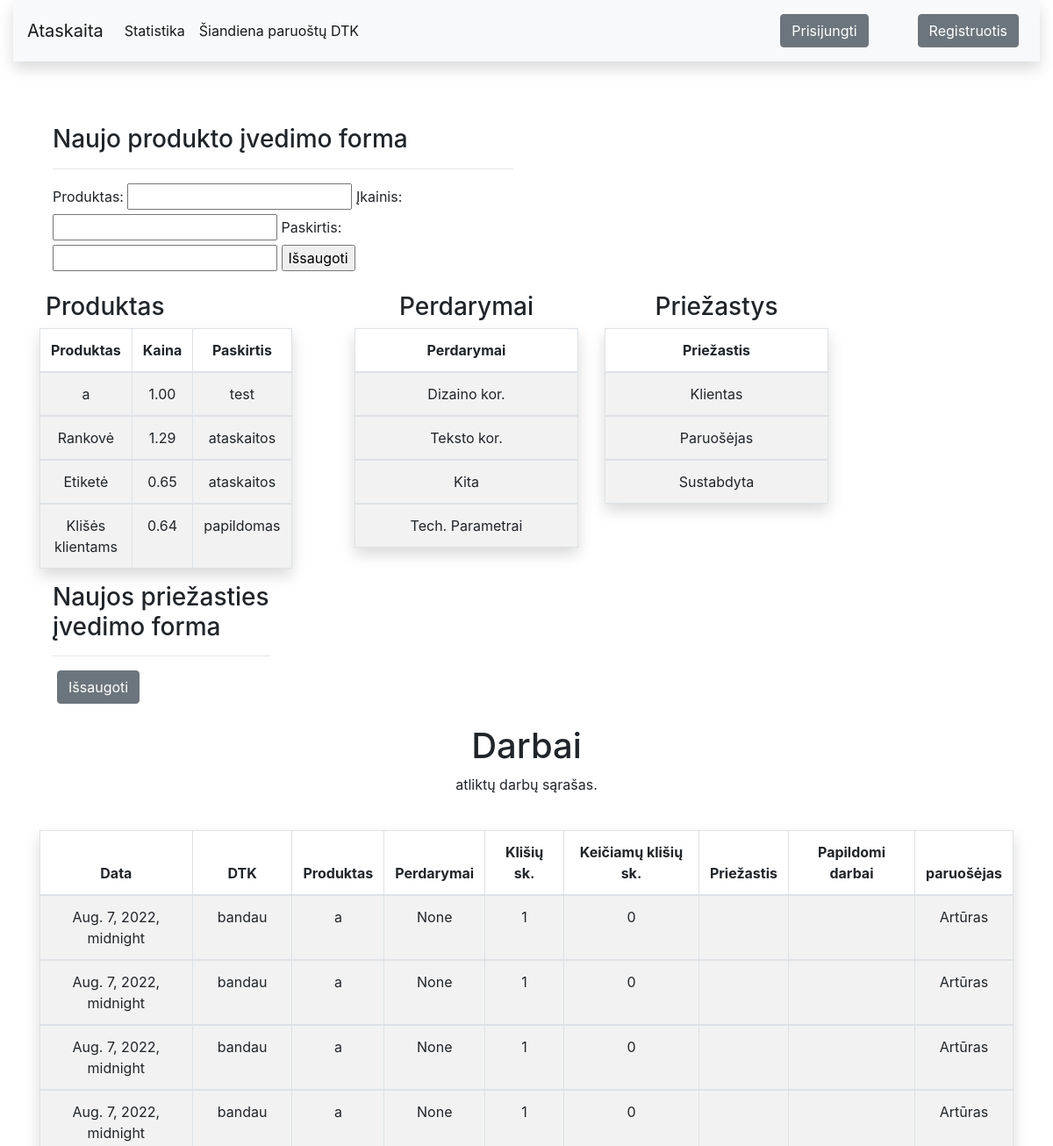
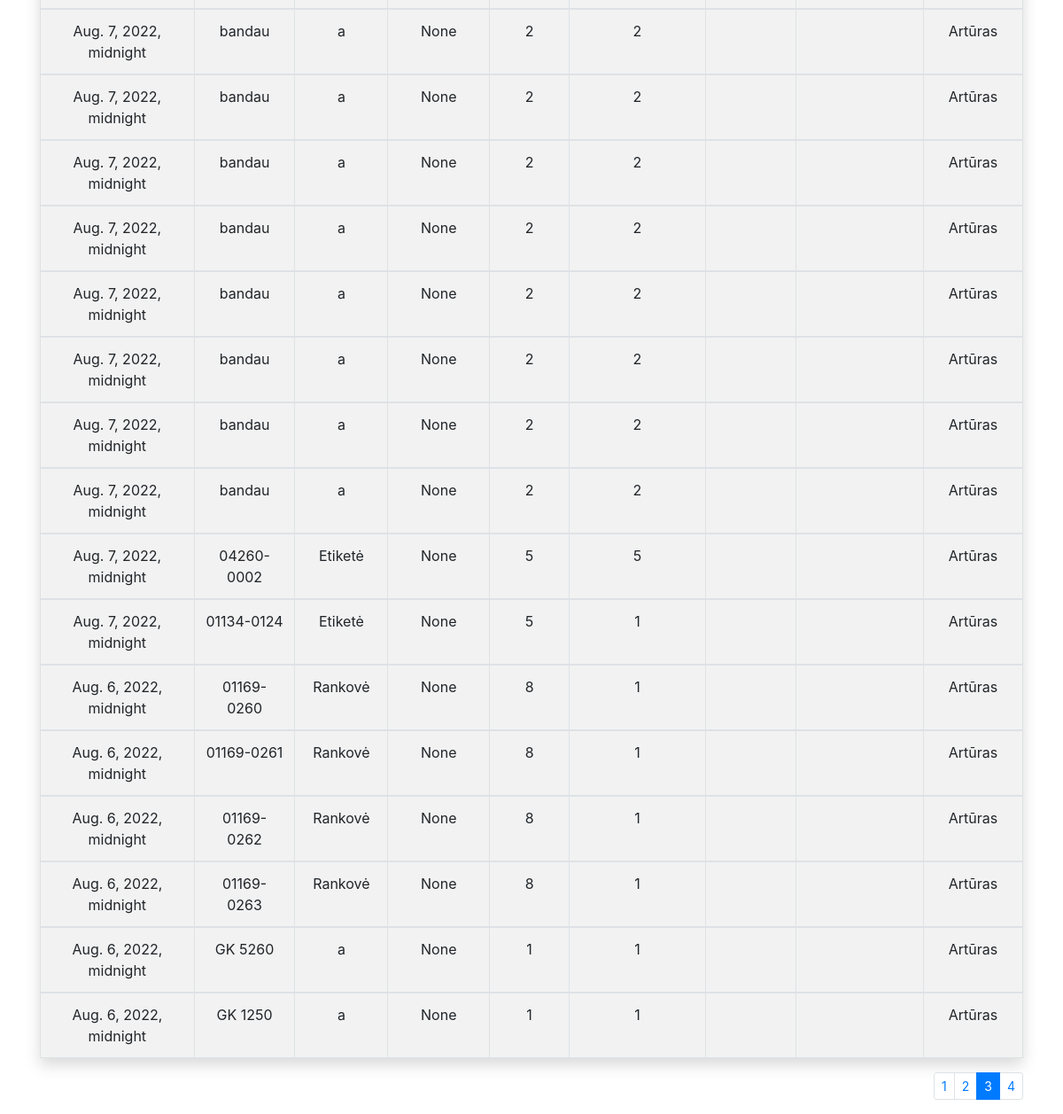
Screenshot of /ataskaitos/master/?page=3 with the database file from the repository (2 pictures, top to bottom).
### ataskaitos/models.py (models this page shows, shortened)
class Product(models.Model):
    product_name = models.CharField('Produktas', max_length=50)
    price = models.DecimalField('Įkainis', max_digits=10, decimal_places=2)
    purpose = models.CharField('paskirtis', max_length=50, null=True, blank=True)
    def __str__(self):
       return str(self.product_name)

class Remake(models.Model):
    remakes = models.CharField('Perdarymai', max_length=50)

class Reason(models.Model):
    reasons = models.CharField('Priežastys', max_length=50)

class Report(models.Model):
    date_field = models.DateTimeField('Data', default=datetime.now)
    dtk_nr = models.CharField('DTK Nr.', max_length=10)
    product_name = models.ForeignKey(Product, help_text='Pasirinkite produktą', on_delete=models.SET_NULL, null=True)
    remakes = models.ForeignKey(Remake, help_text='Pasirinkite perdarimo priežastis', on_delete=models.CASCADE, null=True, blank=True)
    number_of_plates = models.PositiveIntegerField('Klišių sk.')
    number_of_new_plates = models.PositiveIntegerField('Keičiamų klišių sk.')
    reasons = models.ForeignKey(Reason, help_text='Pasirinkite korekcijos tipą', on_delete=models.SET_NULL, null=True, blank=True)
    notes = models.TextField('Pastabos', max_length=1000, help_text='Papildomi dabai', blank=True)
    user = models.ForeignKey(User, on_delete=models.CASCADE, null=True)

### ataskaitos/views.py (the view)
# urls.py: path('master/', views.master, name='master' ),
def master(request):
    form=ProductForm()
    if request.method == 'POST':
        form = ProductForm(request.POST)
        if form.is_valid():
            form.save()
    master = Product.objects.all()
    reason = Reason.objects.all()
    remake = Remake.objects.all()
    paginator = Paginator(Report.objects.order_by('-date_field'), 20)
    page_number = request.GET.get('page')
    paged_reports = paginator.get_page(page_number)
    context={
        'form':form,
        'master':master,
        'report':paged_reports,
        'reason':reason,
        'remake':remake,
        }
    return render(request, 'master.html', context=context)

### ataskaitos/forms.py
class ProductForm(ModelForm):
    class Meta:
        model = Product
        fields = '__all__'

### ataskaitos/templates/master.html (shortened to what this page needs)
{% extends "base.html" %}
{% block content %}
<br>
<div class="container">
    <div class="col-md-6">
    <h3>Naujo produkto įvedimo forma</h3>
    <hr>
    <form action="" method=POST>
        {{form}}
        <input type = "submit" value = "Išsaugoti" >
    </form>
    </div>
    <br>
    <div class="row">
        <div>
            <div class="col-md-6 text-center">
                <h3>Produktas</h3>
                <table class="table text-center table-striped table-bordered table-hover shadow">
                    <thead>
                        <tr>
                            <th>Produktas</th>
                            <th>Kaina</th>
                            <th>Paskirtis</th>
                        </tr>
                    </thead>
                {% for i in master %}
                    <tbody>
                        <tr>
                            <td>{{i.product_name}}</td>
                            <td>{{i.price}}</td>
                            <td>{{i.purpose}}</td>
                        </tr>
                    </tbody>
                {% endfor %}
                </table>
            </div>
        </div>
        <div class="col-md-3 text-center">
            <h3>Perdarymai</h3>
            <table class="table text-center table-striped table-bordered table-hover shadow">
            <thead>
                <tr>
                    <th>Perdarymai</th>
                </tr>
            </thead>
            {% for i in remake %}
            <tbody>
                <tr>
                    <td>{{i.remakes}}</td>
                </tr>
            </tbody>
            {% endfor %}
            </table>
        </div>
        <div class="col-md-3 text-center">
            <h3>Priežastys</h3>
            <table class=" table text-center table-striped table-bordered table-hover shadow">
            <thead>
                <tr>
                    <th>Priežastis</th>
                </tr>
            </thead>
            {% for i in reason %}
            <tbody>
                <tr>
                    <td>{{i.reasons}}</td>
                </tr>
            </tbody>
            {% endfor %}
            </table>
        </div>
    </div>
        <div class="col-md-3">
            <h3>Naujos priežasties įvedimo forma</h3>
            <hr>
            <form  class="form-inline" action="" method=POST>
                <div class="form-row">
                    <div class="col">{{ form.reasons }}</div>
                    <input type = "submit" value = "Išsaugoti" class = "btn btn-secondary">
                </div>
            </form>
        </div>
<br>
<div class="text-center">
    <h1>Darbai</h1>
  <p>atliktų darbų sąrašas.</p>
</div>
<br>
<div>
    <table class="table text-center table-striped table-bordered table-hover shadow">
        <thead>
            <tr>
                <th>Data</th>
                <th>DTK</th>
                <th>Produktas</th>
                <th>Perdarymai</th>
                <th>Klišių sk.</th>
                <th>Keičiamų klišių sk.</th>
                <th>Priežastis</th>
                <th>Papildomi darbai</th>
                <th>paruošėjas</th>
            </tr>
        </thead>
        {% for a in report %}
        <tbody>
            <tr>
                <td>{{a.date_field}}</td>
                <td>{{a.dtk_nr}}</td>
                <td>{{a.product_name}}</td>
                <td>{{a.remakes}}</td>
                <td>{{a.number_of_plates}}</td>
                <td>{{a.number_of_new_plates}}</td>
                <td>{{a.reason}}</td>
                <td>{{a.notes}}</td>
                <td>{{a.user}}</td>
            </tr>
        </tbody>
        {% endfor %}
        </table>
</div>
<div class="puslapiai">
    <nav aria-label="...">
        {% if report.has_other_pages %}
            <ul class="pagination pagination-sm justify-content-end">
                {% for i in report.paginator.page_range %}
                    {% if report.number == i %}
                        <li class="page-item active">
                            <a class="page-link" href">{{ i }}</a>
                        </li>
                    {% else %}
                        <li class="page-item">
                            <a class="page-link" href="?page={{ i }}">{{ i }}</a>
                        </li>
                    {% endif %}
                {% endfor %}
            </ul>
        {% endif %}
    </nav>
</div>
</div>
{% endblock %}

### rows the page displays
Product: product_name "a", price "1.00", purpose "test"
Product: product_name "Rankovė", price "1.29", purpose "ataskaitos"
Product: product_name "Etiketė", price "0.65", purpose "ataskaitos"
Product: product_name "Klišės klientams", price "0.64", purpose "papildomas"
Remake: remakes "Dizaino kor."
Remake: remakes "Teksto kor."
Remake: remakes "Kita"
Remake: remakes "Tech. Parametrai"
Reason: reasons "Klientas"
Reason: reasons "Paruošėjas"
Reason: reasons "Sustabdyta"
Report: date_field "Aug. 7, 2022, midnight", dtk_nr "bandau", product_name "a", remakes "None", number_of_plates "1", number_of_new_plates "0", user "Artūras"
Report: date_field "Aug. 7, 2022, midnight", dtk_nr "bandau", product_name "a", remakes "None", number_of_plates "1", number_of_new_plates "0", user "Artūras"
Report: date_field "Aug. 7, 2022, midnight", dtk_nr "bandau", product_name "a", remakes "None", number_of_plates "1", number_of_new_plates "0", user "Artūras"
Report: date_field "Aug. 7, 2022, midnight", dtk_nr "bandau", product_name "a", remakes "None", number_of_plates "1", number_of_new_plates "0", user "Artūras"
Report: date_field "Aug. 7, 2022, midnight", dtk_nr "bandau", product_name "a", remakes "None", number_of_plates "2", number_of_new_plates "2", user "Artūras"
Report: date_field "Aug. 7, 2022, midnight", dtk_nr "bandau", product_name "a", remakes "None", number_of_plates "2", number_of_new_plates "2", user "Artūras"
Report: date_field "Aug. 7, 2022, midnight", dtk_nr "bandau", product_name "a", remakes "None", number_of_plates "2", number_of_new_plates "2", user "Artūras"
Report: date_field "Aug. 7, 2022, midnight", dtk_nr "bandau", product_name "a", remakes "None", number_of_plates "2", number_of_new_plates "2", user "Artūras"
Report: date_field "Aug. 7, 2022, midnight", dtk_nr "bandau", product_name "a", remakes "None", number_of_plates "2", number_of_new_plates "2", user "Artūras"
Report: date_field "Aug. 7, 2022, midnight", dtk_nr "bandau", product_name "a", remakes "None", number_of_plates "2", number_of_new_plates "2", user "Artūras"
Report: date_field "Aug. 7, 2022, midnight", dtk_nr "bandau", product_name "a", remakes "None", number_of_plates "2", number_of_new_plates "2", user "Artūras"
Report: date_field "Aug. 7, 2022, midnight", dtk_nr "bandau", product_name "a", remakes "None", number_of_plates "2", number_of_new_plates "2", user "Artūras"
Report: date_field "Aug. 7, 2022, midnight", dtk_nr "04260-0002", product_name "Etiketė", remakes "None", number_of_plates "5", number_of_new_plates "5", user "Artūras"
Report: date_field "Aug. 7, 2022, midnight", dtk_nr "01134-0124", product_name "Etiketė", remakes "None", number_of_plates "5", number_of_new_plates "1", user "Artūras"
Report: date_field "Aug. 6, 2022, midnight", dtk_nr "01169-0260", product_name "Rankovė", remakes "None", number_of_plates "8", number_of_new_plates "1", user "Artūras"
Report: date_field "Aug. 6, 2022, midnight", dtk_nr "01169-0261", product_name "Rankovė", remakes "None", number_of_plates "8", number_of_new_plates "1", user "Artūras"
Report: date_field "Aug. 6, 2022, midnight", dtk_nr "01169-0262", product_name "Rankovė", remakes "None", number_of_plates "8", number_of_new_plates "1", user "Artūras"
Report: date_field "Aug. 6, 2022, midnight", dtk_nr "01169-0263", product_name "Rankovė", remakes "None", number_of_plates "8", number_of_new_plates "1", user "Artūras"
Report: date_field "Aug. 6, 2022, midnight", dtk_nr "GK 5260", product_name "a", remakes "None", number_of_plates "1", number_of_new_plates "1", user "Artūras"
Report: date_field "Aug. 6, 2022, midnight", dtk_nr "GK 1250", product_name "a", remakes "None", number_of_plates "1", number_of_new_plates "1", user "Artūras"

### other values shown
{{ i }} "1" "2" "4"
{{ i }} "3"
